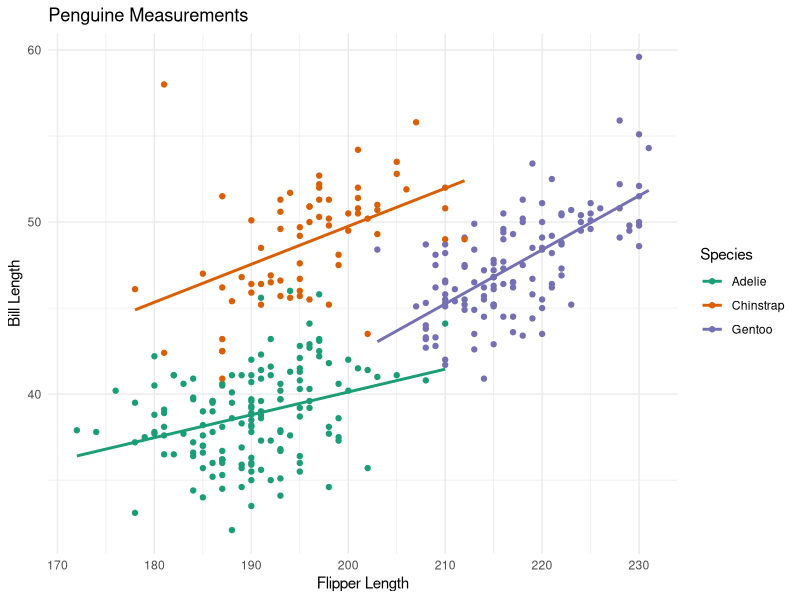

R code for this plot:
# Scatter plots

library(tidyverse)
library(modeldata)

View(penguins)

ggplot(penguins, aes(x = flipper_length_mm,
                     y = bill_length_mm,
                     colour = species)) +
  geom_point() +
  geom_smooth(method = "lm", se = FALSE) +
  scale_color_brewer(palette = "Dark2") + 
  labs(x = "Flipper Length",
       y = "Bill Length",
       colour = "Species",
       title = "Penguine Measurements") + 
  theme_minimal()

  
